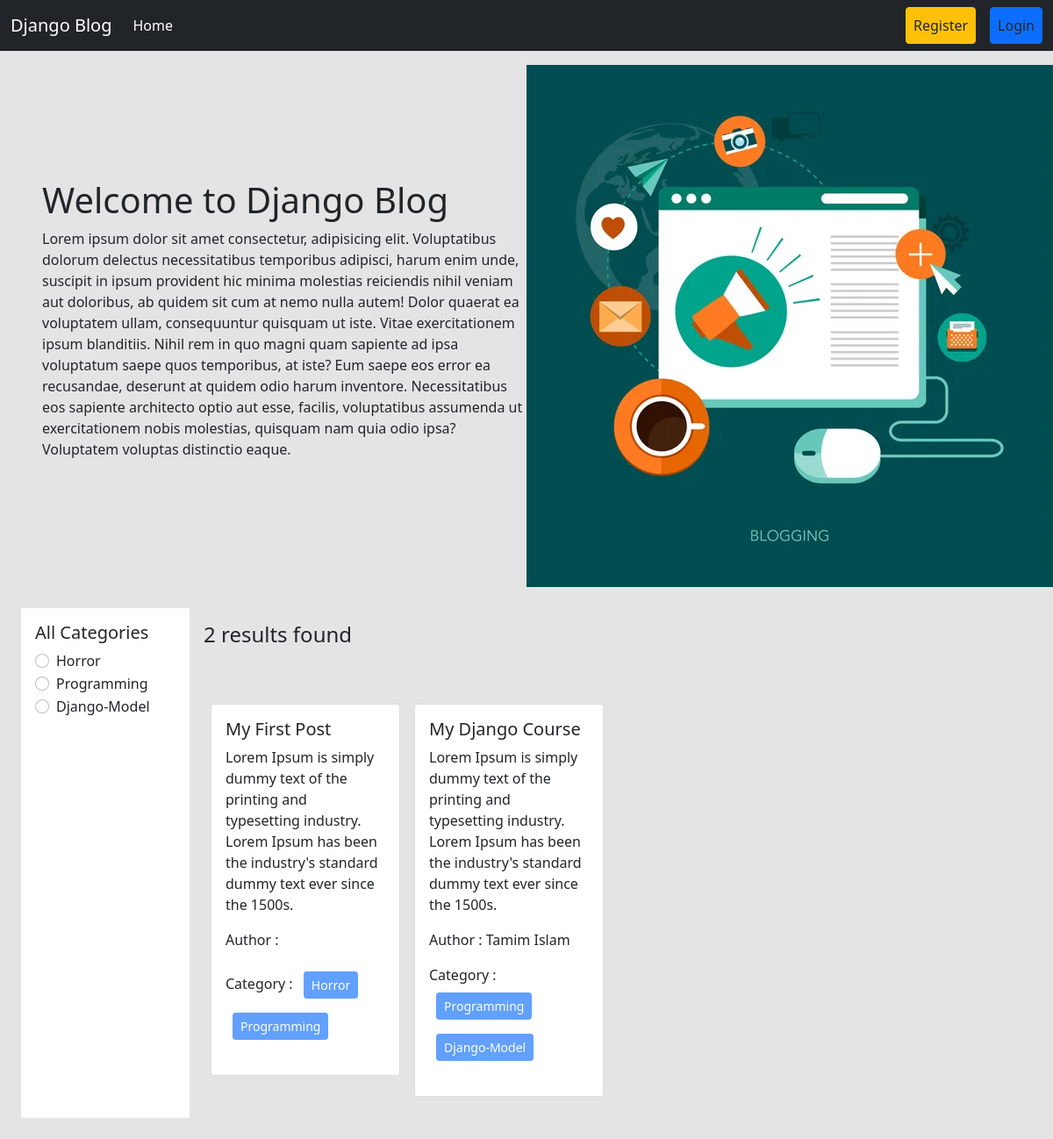
The page / on the database its author committed.
### categories/models.py (models this page shows, shortened)
class Category(models.Model):
    name = models.CharField(max_length=100)
    slug = models.SlugField(max_length=100,unique=True, null=True, blank=True)

### posts/models.py (models this page shows, shortened)
class Post(models.Model):
    title = models.CharField(max_length=50)
    content = models.TextField()
    category = models.ManyToManyField(Category) # ekta post multiple categorir moddhe thakte pare abar ekta categorir moddhe multiple post thakte pare
    author = models.ForeignKey(User, on_delete=models.CASCADE)

### blog_project/views.py (the view, shortened to what this page needs)
# urls.py: path('', views.home, name='homepage'),
def home(request, category_slug = None): # initially dhore nicchi je category_slug None thakbe karon hocche user first time home page e asle se normal page dekhbe, se filter korte chaile category te click korlei sei category er slug ta capture korbo ar seta tokhn ar None thakbe na
    data = Post.objects.all() # sob post gula ke niye aslam
    categories = Category.objects.all() # sob category dekhabo
    return render(request, 'home.html', {'data' : data, 'category' : categories})

### templates/home.html
{% extends 'base.html' %}
{% load static %}
{% block content %}
<div class="d-flex flex-wrap px-5 pt-3 align-items-center">
  <div class="col-6">
    <h1>Welcome to Django Blog</h1>
    <p>Lorem ipsum dolor sit amet consectetur, adipisicing elit. Voluptatibus dolorum delectus necessitatibus temporibus adipisci, harum enim unde, suscipit in ipsum provident hic minima molestias reiciendis nihil veniam aut doloribus, ab quidem sit cum at nemo nulla autem! Dolor quaerat ea voluptatem ullam, consequuntur quisquam ut iste. Vitae exercitationem ipsum blanditiis. Nihil rem in quo magni quam sapiente ad ipsa voluptatum saepe quos temporibus, at iste? Eum saepe eos error ea recusandae, deserunt at quidem odio harum inventore. Necessitatibus eos sapiente architecto optio aut esse, facilis, voluptatibus assumenda ut exercitationem nobis molestias, quisquam nam quia odio ipsa? Voluptatem voluptas distinctio eaque.</p>
  </div>
  <div class="col-6">
<img src="{% static 'header.jpg' %}" />
  </div>
</div>
<div class="d-flex flex-wrap p-4">
  <div class="col-2 bg-white p-3" >
    <h5>All Categories</h5>
    {% for cat in category %}
    <div class="form-check">
      <input
        class="form-check-input"
        type="radio"
        name="category"
        id="{{cat.id}}"
      />
      <label class="form-check-label" for="{{cat.id}}">
        <a href="{% url 'category_wise_post' cat.slug %}" class="text-decoration-none text-dark" >{{cat.name}}</a>
      </label>
    </div>
    {% endfor %}
  </div>
  <div class="col-10 p-3">
    <h4>{{data | length}} results found</h4>
    <div class="d-flex flex-wrap pt-5">
      {% for post in data %}
      <div class="col-sm-3">
        <div class="card m-2">
          <div class="card-body">
            <h5 class="card-title">{{post.title}}</h5>
            <p class="card-text">{{post.content}}</p>
            <p>Author : {{post.author.first_name}} {{post.author.last_name}}</p>
            <p>
              Category : {% for cat in post.category.all %}
              <button class="btn btn-primary btn-sm m-2" disabled>
                {{cat.name}}
              </button>
              {% endfor %}
            </p>
          </div>
        </div>
      </div>
      {% endfor %}
    </div>
  </div>
</div>
{% endblock %}

### templates/base.html (shortened to what this page needs)
<!DOCTYPE html>
<html lang="en">
  <head>
    <link
      href="https://cdn.jsdelivr.net/npm/bootstrap@5.0.2/dist/css/bootstrap.min.css"
      rel="stylesheet"
    />
  </head>
  <body style="background-color : #e4e4e4">
    <nav class="navbar navbar-expand-lg navbar-dark bg-dark">
      <div class="container-fluid">
        <a class="navbar-brand" href="{% url 'homepage' %}">Django Blog</a>
        <div class="collapse navbar-collapse" id="navbarSupportedContent">
          <ul class="navbar-nav me-auto mb-2 mb-lg-0">
            <li class="nav-item">
              <a
                class="nav-link active"
                aria-current="page"
                href="{% url 'homepage' %}"
                >Home</a
              >
            </li>
          </ul>
          <div class="d-flex">
            <ul class="navbar-nav me-auto mb-2 mb-lg-0">
              {% if request.user.is_authenticated %}
              <li class="nav-item mx-3">
                <a
                  class="nav-link btn btn-warning text-dark"
                  href="{% url 'profile' %}"
                  >Profile</a
                >
              </li>
              <li class="nav-item mx-3">
                <a
                  class="nav-link btn btn-danger text-dark"
                  href="{% url 'user_logout' %}"
                  >Logout</a
                >
              </li>
              {% else %}
              <li class="nav-item mx-3">
                <a
                  class="nav-link btn btn-warning text-dark"
                  href="{% url 'register' %}"
                  >Register</a
                >
              </li>
              <li class="nav-item">
                <a
                  class="nav-link btn btn-primary text-dark"
                  href="{% url 'user_login' %}"
                  >Login</a
                >
              </li>
              {% endif %}
            </ul>
          </div>
        </div>
      </div>
    </nav>
    {% block content %} {% endblock %}
  </body>
</html>

### rows shown on the page
Category: name "Horror"
Category: name "Programming"
Category: name "Django-Model"
Post: title "My First Post", content "Lorem Ipsum is simply dummy text of the printing and typesetting industry. Lorem Ipsum has been the industry's standard dummy text ever since the 1500s."
Post: title "My Django Course", content "Lorem Ipsum is simply dummy text of the printing and typesetting industry. Lorem Ipsum has been the industry's standard dummy text ever since the 1500s.", author.first_name "Tamim", author.last_name "Islam"

### other values the page prints
{{ data | length }} "2"
